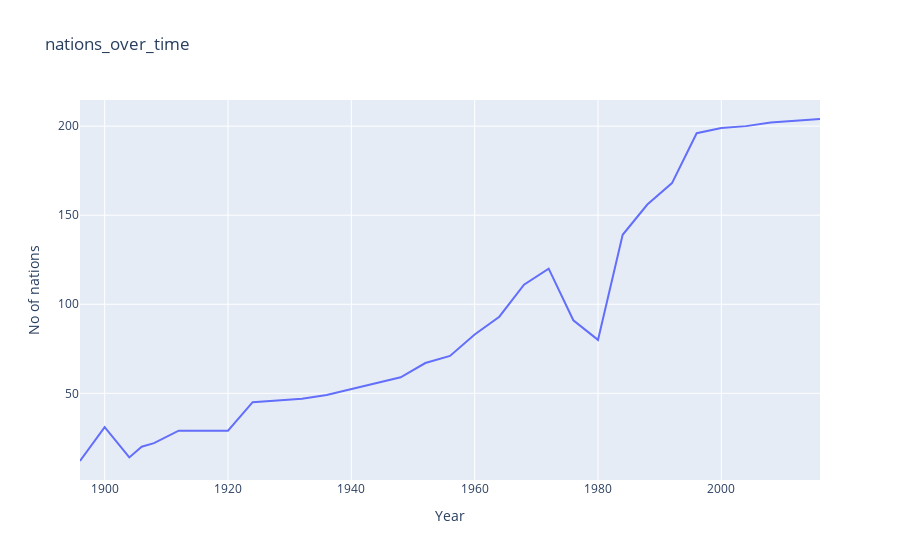

This figure's notebook cell:
### Code cell
import plotly.express as px
fig = px.line(nations_over_time, x="Year", y="No of nations", title='nations_over_time')
fig.show()

### Figure 1 — Plotly figure (JSON) as saved in the notebook; plotly's stock layout.template omitted (floating-point values rounded to 4 significant figures)
{"data": [{"hovertemplate": "Year=%{x}<br>No of nations=%{y}<extra></extra>", "legendgroup": "", "line": {"color": "#636efa", "dash": "solid"}, "marker": {"symbol": "circle"}, "mode": "lines", "name": "", "orientation": "v", "showlegend": false, "type": "scatter", "x": [1896, 1900, 1904, 1906, 1908, 1912, 1920, 1924, 1928, 1932, 1936, 1948, 1952, 1956, 1960, 1964, 1968, 1972, 1976, 1980, 1984, 1988, 1992, 1996, 2000, 2004, 2008, 2012, 2016], "xaxis": "x", "y": [12, 31, 14, 20, 22, 29, 29, 45, 46, 47, 49, 59, 67, 71, 83, 93, 111, 120, 91, 80, 139, 156, 168, 196, 199, 200, 202, 203, 204], "yaxis": "y"}], "layout": {"legend": {"tracegroupgap": 0}, "title": {"text": "nations_over_time"}, "xaxis": {"anchor": "y", "domain": [0, 1], "title": {"text": "Year"}}, "yaxis": {"anchor": "x", "domain": [0, 1], "title": {"text": "No of nations"}}}}
